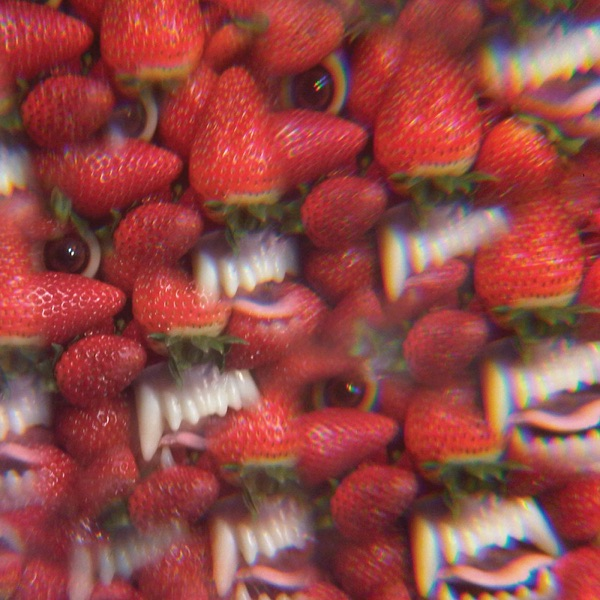
#> input picture Exercises/Classic Computer Vision using OpenCV/16. Segmentation - Meanshift/Images/floating.jpg, 600 x 600 px
$ jupyter execute notebook.ipynb
#> lines starting #> are read from the running program, lines starting #| are printed output that depends on the picture
# 16. Segmentation - Meanshift

[cell 1]
import cv2
import matplotlib.pyplot as plt
import numpy as np

def show_image(image):
    plt.imshow(cv2.cvtColor(image, cv2.COLOR_BGR2RGB))
    plt.axis('off')
    plt.show()

plt.rcParams['figure.figsize'] = [8, 10]

### Segment some color images using the meanshift algorithm – `cv.pyrMeanShiftFiltering()`

[cell 2]
image = cv2.imread("Images/floating.jpg")
#> image is the input picture: shape (600, 600, 3); mean B, G, R 68.7, 71.4, 148.3
gray = cv2.cvtColor(image, cv2.COLOR_BGR2GRAY)
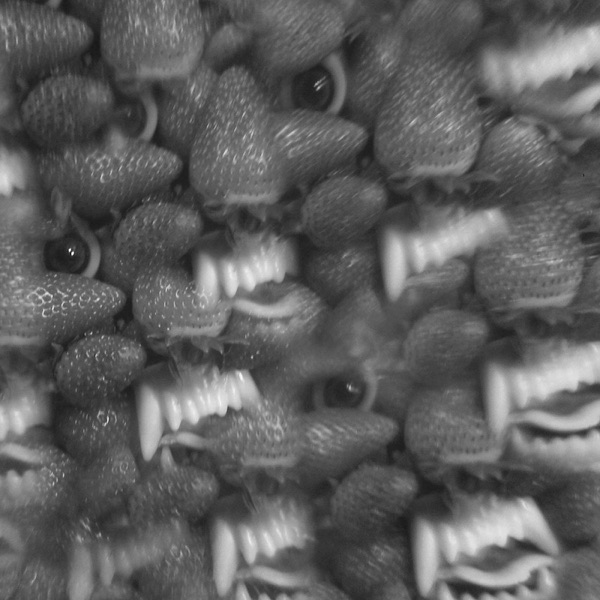
#> gray: shape (600, 600); min 19, max 255, mean 94.1

show_image(image)

[cell 3]
spatial_radius = 20
segmented_image = cv2.pyrMeanShiftFiltering(image, spatial_radius, 10)

show_image(segmented_image)

[cell 4]
color_radius = 50
segmented_image = cv2.pyrMeanShiftFiltering(image, spatial_radius, color_radius)
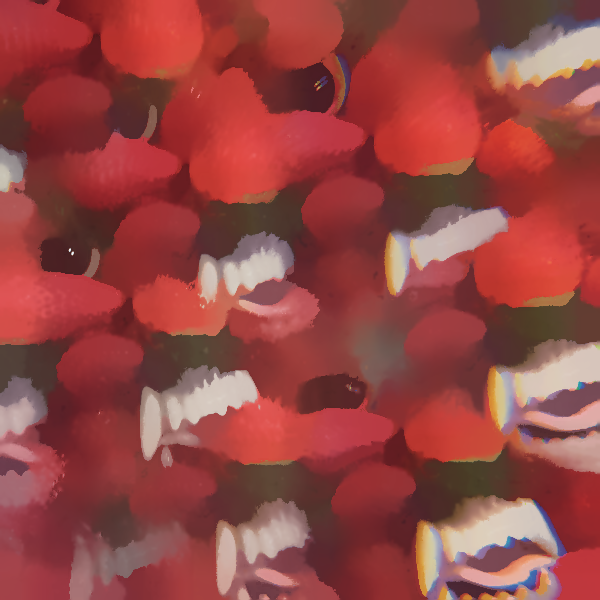
#> segmented_image: shape (600, 600, 3); mean B, G, R 67.4, 69.8, 149.7

show_image(segmented_image)
